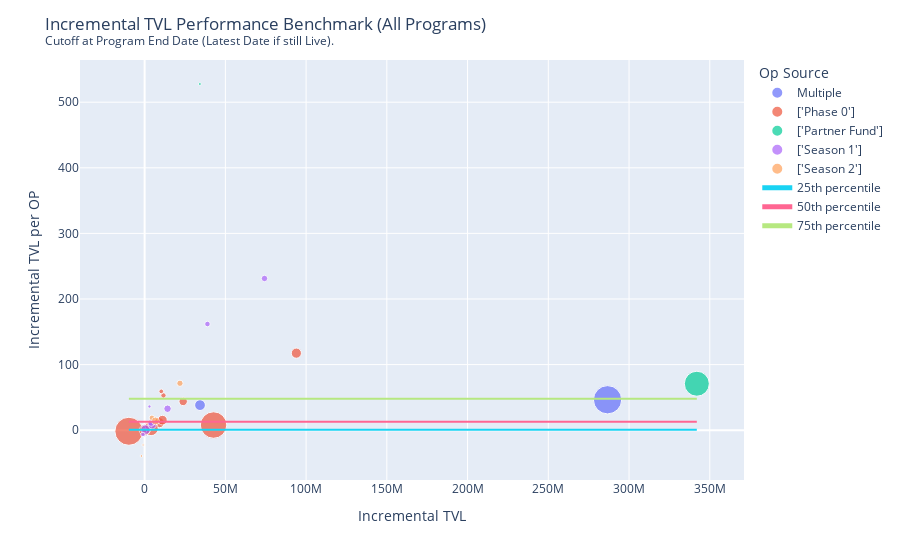

Here is the notebook cell this chart was saved with:
### Markdown cell above
### TVL Benchmark

### Code cell
layout_settings = {
    "title": "Incremental TVL Performance Benchmark (All Programs)<br><sup>Cutoff at Program End Date (Latest Date if still Live).</sup>",
    "xaxis_title": "Incremental TVL",
    "yaxis_title": "Incremental TVL per OP",
    "legend_title": "Op Source",
}

df = cleanup_data(
    subset=[
        "op_deployed",
        "net_tvl_per_op_during",
        "cumul_last_price_net_dollar_flow_at_program_end",
    ]
)

plot_benchmark(
    df,
    x="cumul_last_price_net_dollar_flow_at_program_end",
    y="net_tvl_per_op_during",
    size="op_deployed",
    layout_settings=layout_settings,
)

### Figure 1 — Plotly figure (JSON) as saved in the notebook; plotly's stock layout.template omitted (floating-point values rounded to 4 significant figures)
{"data": [{"hovertemplate": "<b>%{hovertext}</b><br><br>op_source_map=Multiple<br>cumul_last_price_net_dollar_flow_at_program_end=%{x}<br>net_tvl_per_op_during=%{y}<br>op_deployed=%{marker.size}<extra></extra>", "hovertext": ["Velodrome", "Thales", "PoolTogether"], "legendgroup": "Multiple", "marker": {"color": "#636efa", "size": [6176000.0, 1178000.0, 897039], "sizemode": "area", "sizeref": 15440.0, "symbol": "circle"}, "mode": "markers", "name": "Multiple", "orientation": "v", "showlegend": true, "type": "scatter", "x": [286700000.0, -137800.0, 34310000.0], "xaxis": "x", "y": [46.42, -0.1169, 38.25], "yaxis": "y"}, {"hovertemplate": "<b>%{hovertext}</b><br><br>op_source_map=['Phase 0']<br>cumul_last_price_net_dollar_flow_at_program_end=%{x}<br>net_tvl_per_op_during=%{y}<br>op_deployed=%{marker.size}<extra></extra>", "hovertext": ["Perpetual Protocol", "Rubicon", "Layer2DAO", "Stargate Finance", "Lyra", "WePiggy", "Celer", "Synthetix", "Pika Protocol", "Aelin", "Polynomial Protocol", "Hop Protocol", "Uniswap", "Clipper"], "legendgroup": "['Phase 0']", "marker": {"color": "#EF553B", "size": [6074000.0, 793900.0, 698700.0, 544700.0, 1570000.0, 300000.0, 220001, 5409000.0, 718719, 900000.0, 366900.0, 174100.0, 800000.0, 177934], "sizemode": "area", "sizeref": 15440.0, "symbol": "circle"}, "mode": "markers", "name": "['Phase 0']", "orientation": "v", "showlegend": true, "type": "scatter", "x": [-9747000.0, 9091000.0, 358500.0, 23880000.0, 3999000.0, 833100.0, 11670000.0, 42690000.0, 11020000.0, -2827.0, 2299000.0, 10310000.0, 93970000.0, -182700.0], "xaxis": "x", "y": [-1.605, 11.45, 0.5131, 43.84, 2.547, 2.777, 53.03, 7.892, 15.34, -0.003141, 6.266, 59.2, 117.5, -1.027], "yaxis": "y"}, {"hovertemplate": "<b>%{hovertext}</b><br><br>op_source_map=['Partner Fund']<br>cumul_last_price_net_dollar_flow_at_program_end=%{x}<br>net_tvl_per_op_during=%{y}<br>op_deployed=%{marker.size}<extra></extra>", "hovertext": ["Aave", "Lido"], "legendgroup": "['Partner Fund']", "marker": {"color": "#00cc96", "size": [4826000.0, 64875], "sizemode": "area", "sizeref": 15440.0, "symbol": "circle"}, "mode": "markers", "name": "['Partner Fund']", "orientation": "v", "showlegend": true, "type": "scatter", "x": [342000000.0, 34240000.0], "xaxis": "x", "y": [70.86, 527.7], "yaxis": "y"}, {"hovertemplate": "<b>%{hovertext}</b><br><br>op_source_map=['Season 1']<br>cumul_last_price_net_dollar_flow_at_program_end=%{x}<br>net_tvl_per_op_during=%{y}<br>op_deployed=%{marker.size}<extra></extra>", "hovertext": ["Pickle Finance", "Beefy Finance", "XToken", "Beethoven X", "Hundred Finance", "dForce", "QiDao", "Rocket Pool"], "legendgroup": "['Season 1']", "marker": {"color": "#ab63fa", "size": [82600, 321000.0, 709800.0, 240400.0, 161300.0, 555700.0, 362000.0, 433570], "sizemode": "area", "sizeref": 15440.0, "symbol": "circle"}, "mode": "markers", "name": "['Season 1']", "orientation": "v", "showlegend": true, "type": "scatter", "x": [2984000.0, 74240000.0, 620600.0, 38910000.0, -1052000.0, 4672000.0, 4037000.0, 14190000.0], "xaxis": "x", "y": [36.13, 231.3, 0.8743, 161.9, -6.522, 8.408, 11.15, 32.73], "yaxis": "y"}, {"hovertemplate": "<b>%{hovertext}</b><br><br>op_source_map=['Season 2']<br>cumul_last_price_net_dollar_flow_at_program_end=%{x}<br>net_tvl_per_op_during=%{y}<br>op_deployed=%{marker.size}<extra></extra>", "hovertext": ["Revert Finance", "dHedge", "Overnight", "Angle", "Sushi"], "legendgroup": "['Season 2']", "marker": {"color": "#FFA15A", "size": [240800.0, 305700.0, 475000.0, 41790.0, 50000.0], "sizemode": "area", "sizeref": 15440.0, "symbol": "circle"}, "mode": "markers", "name": "['Season 2']", "orientation": "v", "showlegend": true, "type": "scatter", "x": [4527000.0, 21870000.0, 6709000.0, -943800.0, -1965000.0], "xaxis": "x", "y": [18.8, 71.55, 14.12, -22.58, -39.3], "yaxis": "y"}, {"mode": "lines", "name": "25th percentile", "type": "scatter", "x": [-9747000.0, 342000000.0], "y": [0.784, 0.784]}, {"mode": "lines", "name": "50th percentile", "type": "scatter", "x": [-9747000.0, 342000000.0], "y": [12.79, 12.79]}, {"mode": "lines", "name": "75th percentile", "type": "scatter", "x": [-9747000.0, 342000000.0], "y": [48.07, 48.07]}], "layout": {"legend": {"itemsizing": "constant", "title": {"text": "Op Source"}, "tracegroupgap": 0}, "margin": {"t": 60}, "title": {"text": "Incremental TVL Performance Benchmark (All Programs)<br><sup>Cutoff at Program End Date (Latest Date if still Live).</sup>"}, "xaxis": {"anchor": "y", "domain": [0, 1], "title": {"text": "Incremental TVL"}}, "yaxis": {"anchor": "x", "domain": [0, 1], "title": {"text": "Incremental TVL per OP"}}}}
